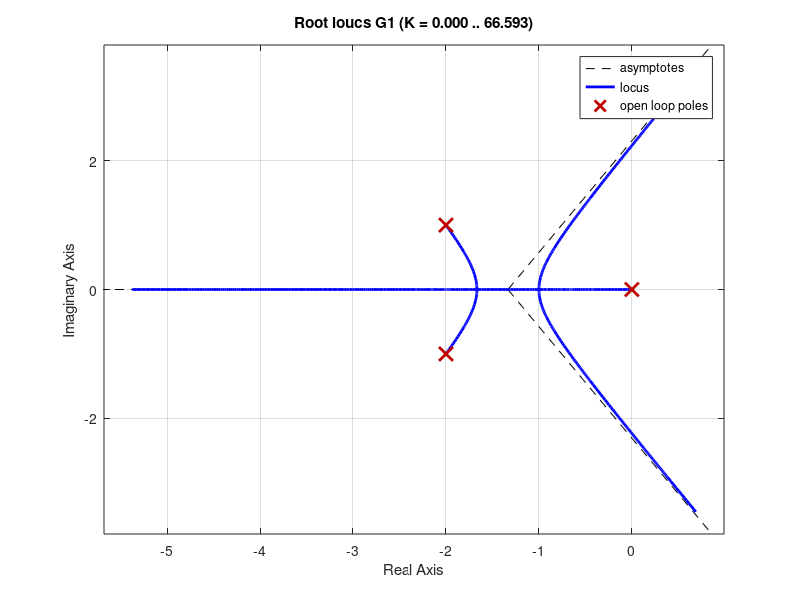

MATLAB code for this plot: (Note: this script raises an error after producing the figure.)
% N1 - numerador
% D1 - denominador
N1 = [1];
D1 = [1 4 5 0];

% Funcao de Transferencia
G1 = tf(N1,D1);
% Transfer function G1:
%         1
% -----------------
% s^3 + 4 s^2 + 5 s

% Traca o root locus
rlocus(G1)
grid on
sgrid(0.5,0)

% K = ganho
% r = polos
[K,r]=rlocfind(G1)

% RESULTADOS:
% K = 4.2679
% r = 
% 
%   -2.7449             Polo 1        
%   -0.6276 + 1.0775i   Polo 2
%   -0.6276 - 1.0775i   Polo 3
